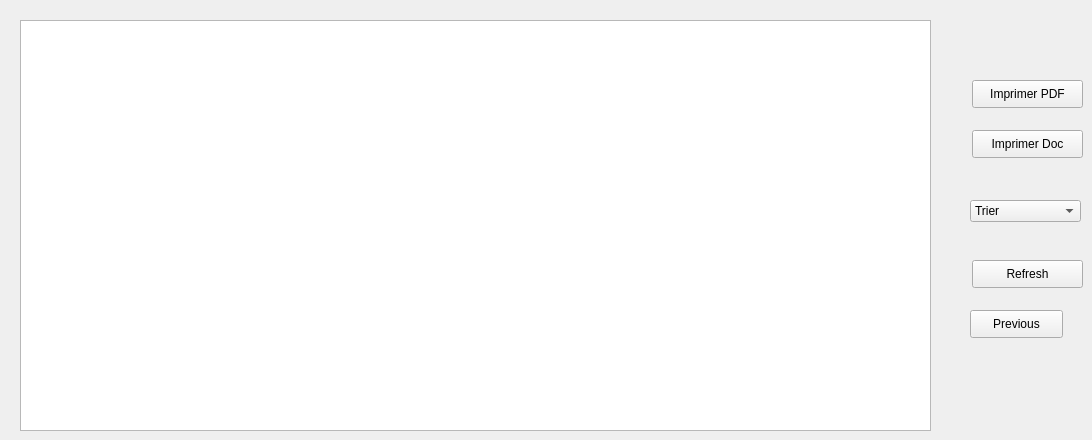
      <widget class="QWidget" name="tab_4">
       <attribute name="title">
        <string>Afficher Commandes de Ventes</string>
       </attribute>
       <widget class="QTableView" name="tableView_Com">
        <property name="geometry">
         <rect>
          <x>20</x>
          <y>20</y>
          <width>911</width>
          <height>411</height>
         </rect>
        </property>
       </widget>
       <widget class="QPushButton" name="pushButton_7">
        <property name="geometry">
         <rect>
          <x>972</x>
          <y>80</y>
          <width>111</width>
          <height>28</height>
         </rect>
        </property>
        <property name="text">
         <string>Imprimer PDF</string>
        </property>
       </widget>
       <widget class="QPushButton" name="pushButton_8">
        <property name="geometry">
         <rect>
          <x>972</x>
          <y>130</y>
          <width>111</width>
          <height>28</height>
         </rect>
        </property>
        <property name="text">
         <string>Imprimer Doc</string>
        </property>
       </widget>
       <widget class="QComboBox" name="comboBox_20">
        <property name="geometry">
         <rect>
          <x>970</x>
          <y>200</y>
          <width>111</width>
          <height>22</height>
         </rect>
        </property>
        <item>
         <property name="text">
          <string>Trier</string>
         </property>
        </item>
        <item>
         <property name="text">
          <string>Tout</string>
         </property>
        </item>
        <item>
         <property name="text">
          <string>Id_CommandesVente</string>
         </property>
        </item>
        <item>
         <property name="text">
          <string>nom_Produit</string>
         </property>
        </item>
        <item>
         <property name="text">
          <string>Prix</string>
         </property>
        </item>
        <item>
         <property name="text">
          <string>Date_Fabrication</string>
         </property>
        </item>
       </widget>
       <widget class="QPushButton" name="Refresh">
        <property name="geometry">
         <rect>
          <x>972</x>
          <y>260</y>
          <width>111</width>
          <height>28</height>
         </rect>
        </property>
        <property name="text">
         <string>Refresh</string>
        </property>
       </widget>
       <widget class="QPushButton" name="Previous">
        <property name="geometry">
         <rect>
          <x>970</x>
          <y>310</y>
          <width>93</width>
          <height>28</height>
         </rect>
        </property>
        <property name="text">
         <string>Previous</string>
        </property>
       </widget>
      </widget>
